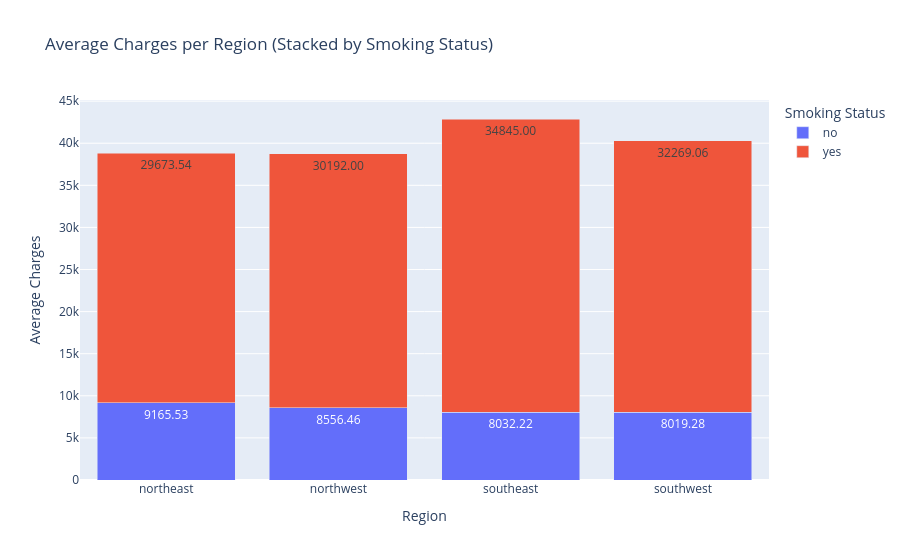

Notebook cell for this chart:
### Markdown cell above
This views shows that all these regions are fairly represented even with age. The trend that is visible is the increase in charges as the age increases.

### Code cell
# Group by region and smoker status, then calculate average charges
df_1 = df.copy()
df_temp = df_1.groupby(['region', 'smoker'], as_index = False)['charges'].mean()

# Stacked bar chart
fig = px.bar(df_temp,
             x = 'region',
             y = 'charges',
             color = 'smoker',
             title = 'Average Charges per Region (Stacked by Smoking Status)',
             labels = {'charges': 'Average Charges', 'region': 'Region', 'smoker': 'Smoking Status'},
             text = 'charges')

fig.update_traces(texttemplate = '%{text:.2f}', textposition='inside')
fig.update_layout(barmode = 'stack', uniformtext_minsize = 8, uniformtext_mode = 'hide')
fig.show()

### Figure 1 — Plotly figure (JSON) as saved in the notebook; plotly's stock layout.template omitted (floating-point values rounded to 4 significant figures)
{"data": [{"hovertemplate": "Smoking Status=no<br>Region=%{x}<br>Average Charges=%{text}<extra></extra>", "legendgroup": "no", "marker": {"color": "#636efa", "pattern": {"shape": ""}}, "name": "no", "orientation": "v", "showlegend": true, "text": [9166.0, 8556.0, 8032.0, 8019.0], "textposition": "inside", "texttemplate": "%{text:.2f}", "type": "bar", "x": ["northeast", "northwest", "southeast", "southwest"], "xaxis": "x", "y": [9166.0, 8556.0, 8032.0, 8019.0], "yaxis": "y"}, {"hovertemplate": "Smoking Status=yes<br>Region=%{x}<br>Average Charges=%{text}<extra></extra>", "legendgroup": "yes", "marker": {"color": "#EF553B", "pattern": {"shape": ""}}, "name": "yes", "orientation": "v", "showlegend": true, "text": [29670.0, 30190.0, 34840.0, 32270.0], "textposition": "inside", "texttemplate": "%{text:.2f}", "type": "bar", "x": ["northeast", "northwest", "southeast", "southwest"], "xaxis": "x", "y": [29670.0, 30190.0, 34840.0, 32270.0], "yaxis": "y"}], "layout": {"barmode": "stack", "legend": {"title": {"text": "Smoking Status"}, "tracegroupgap": 0}, "title": {"text": "Average Charges per Region (Stacked by Smoking Status)"}, "uniformtext": {"minsize": 8, "mode": "hide"}, "xaxis": {"anchor": "y", "domain": [0, 1], "title": {"text": "Region"}}, "yaxis": {"anchor": "x", "domain": [0, 1], "title": {"text": "Average Charges"}}}}
